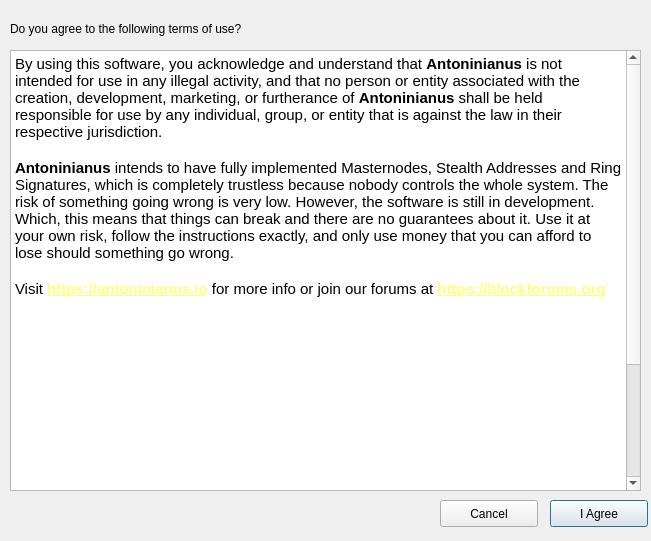
<?xml version="1.0" encoding="UTF-8"?>
<ui version="4.0">
 <class>TermsOfUse</class>
 <widget class="QDialog" name="TermsOfUse">
  <property name="geometry">
   <rect>
    <x>0</x>
    <y>0</y>
    <width>651</width>
    <height>541</height>
   </rect>
  </property>
  <property name="windowTitle">
   <string>Antoninianus - Terms of Use</string>
  </property>
  <widget class="QTextBrowser" name="textBrowser">
   <property name="geometry">
    <rect>
     <x>10</x>
     <y>50</y>
     <width>631</width>
     <height>441</height>
    </rect>
   </property>
   <property name="html">
    <string>&lt;!DOCTYPE HTML PUBLIC &quot;-//W3C//DTD HTML 4.0//EN&quot; &quot;http://www.w3.org/TR/REC-html40/strict.dtd&quot;&gt;
&lt;html&gt;&lt;head&gt;&lt;meta name=&quot;qrichtext&quot; content=&quot;1&quot; /&gt;&lt;style type=&quot;text/css&quot;&gt;
p, li { white-space: pre-wrap; }
&lt;/style&gt;&lt;/head&gt;&lt;body style=&quot; font-family:'MS Shell Dlg 2'; font-size:8.25pt; font-weight:400; font-style:normal;&quot;&gt;
&lt;p style=&quot; margin-top:0px; margin-bottom:0px; margin-left:0px; margin-right:0px; -qt-block-indent:0; text-indent:0px;&quot;&gt;&lt;span style=&quot; font-family:'Ubuntu'; font-size:11pt;&quot;&gt;By using this software, you acknowledge and understand that &lt;/span&gt;&lt;span style=&quot; font-family:'Ubuntu'; font-size:11pt; font-weight:600;&quot;&gt;Antoninianus&lt;/span&gt;&lt;span style=&quot; font-family:'Ubuntu'; font-size:11pt;&quot;&gt; is not intended for use in any illegal activity, and that no person or entity associated with the creation, development, marketing, or furtherance of &lt;/span&gt;&lt;span style=&quot; font-family:'Ubuntu'; font-size:11pt; font-weight:600;&quot;&gt;Antoninianus&lt;/span&gt;&lt;span style=&quot; font-family:'Ubuntu'; font-size:11pt;&quot;&gt; shall be held responsible for use by any individual, group, or entity that is against the law in their respective jurisdiction.&lt;/span&gt;&lt;/p&gt;
&lt;p style=&quot;-qt-paragraph-type:empty; margin-top:0px; margin-bottom:0px; margin-left:0px; margin-right:0px; -qt-block-indent:0; text-indent:0px; font-family:'Ubuntu'; font-size:11pt;&quot;&gt;&lt;br /&gt;&lt;/p&gt;
&lt;p style=&quot; margin-top:0px; margin-bottom:0px; margin-left:0px; margin-right:0px; -qt-block-indent:0; text-indent:0px;&quot;&gt;&lt;span style=&quot; font-family:'Ubuntu'; font-size:11pt; font-weight:600;&quot;&gt;Antoninianus&lt;/span&gt;&lt;span style=&quot; font-family:'Ubuntu'; font-size:11pt;&quot;&gt; intends to have fully implemented Masternodes, Stealth Addresses and Ring Signatures, which is completely trustless because nobody controls the whole system. The risk of something going wrong is very low. However, the software is still in development. Which, this means that things can break and there are no guarantees about it. Use it at your own risk, follow the instructions exactly, and only use money that you can afford to lose should something go wrong.&lt;/span&gt;&lt;/p&gt;
&lt;p style=&quot;-qt-paragraph-type:empty; margin-top:0px; margin-bottom:0px; margin-left:0px; margin-right:0px; -qt-block-indent:0; text-indent:0px; font-family:'Ubuntu'; font-size:11pt;&quot;&gt;&lt;br /&gt;&lt;/p&gt;
&lt;p style=&quot; margin-top:0px; margin-bottom:0px; margin-left:0px; margin-right:0px; -qt-block-indent:0; text-indent:0px;&quot;&gt;&lt;span style=&quot; font-family:'Ubuntu'; font-size:11pt;&quot;&gt;Visit &lt;/span&gt;&lt;a href=&quot;https://antoninianus.io&quot;&gt;&lt;span style=&quot; font-size:11pt; font-weight:600; text-decoration: underline; color:#ffff7f;&quot;&gt;https://antoninianus.io&lt;/span&gt;&lt;/a&gt;&lt;span style=&quot; font-family:'Ubuntu'; font-size:11pt;&quot;&gt; for more info or join our forums at &lt;/span&gt;&lt;a href=&quot;https://blockforums.org&quot;&gt;&lt;span style=&quot; font-size:11pt; font-weight:600; text-decoration: underline; color:#ffff7f;&quot;&gt;https://blockforums.org&lt;/span&gt;&lt;/a&gt;&lt;/p&gt;
&lt;p style=&quot;-qt-paragraph-type:empty; margin-top:0px; margin-bottom:0px; margin-left:0px; margin-right:0px; -qt-block-indent:0; text-indent:0px; font-size:11pt; font-weight:600; text-decoration: underline; color:#ffff7f;&quot;&gt;&lt;br /&gt;&lt;/p&gt;
&lt;p style=&quot;-qt-paragraph-type:empty; margin-top:0px; margin-bottom:0px; margin-left:0px; margin-right:0px; -qt-block-indent:0; text-indent:0px; font-size:8pt;&quot;&gt;&lt;br /&gt;&lt;/p&gt;
&lt;p style=&quot;-qt-paragraph-type:empty; margin-top:0px; margin-bottom:0px; margin-left:0px; margin-right:0px; -qt-block-indent:0; text-indent:0px; font-family:'Ubuntu'; font-size:11pt;&quot;&gt;&lt;br /&gt;&lt;/p&gt;
&lt;p style=&quot;-qt-paragraph-type:empty; margin-top:0px; margin-bottom:0px; margin-left:0px; margin-right:0px; -qt-block-indent:0; text-indent:0px; font-family:'Ubuntu'; font-size:11pt;&quot;&gt;&lt;br /&gt;&lt;/p&gt;
&lt;p style=&quot;-qt-paragraph-type:empty; margin-top:0px; margin-bottom:0px; margin-left:0px; margin-right:0px; -qt-block-indent:0; text-indent:0px; font-family:'Ubuntu'; font-size:11pt;&quot;&gt;&lt;br /&gt;&lt;/p&gt;
&lt;p style=&quot;-qt-paragraph-type:empty; margin-top:0px; margin-bottom:0px; margin-left:0px; margin-right:0px; -qt-block-indent:0; text-indent:0px; font-family:'Ubuntu'; font-size:11pt;&quot;&gt;&lt;br /&gt;&lt;/p&gt;
&lt;p style=&quot;-qt-paragraph-type:empty; margin-top:0px; margin-bottom:0px; margin-left:0px; margin-right:0px; -qt-block-indent:0; text-indent:0px; font-family:'Ubuntu'; font-size:11pt;&quot;&gt;&lt;br /&gt;&lt;/p&gt;
&lt;p style=&quot;-qt-paragraph-type:empty; margin-top:0px; margin-bottom:0px; margin-left:0px; margin-right:0px; -qt-block-indent:0; text-indent:0px; font-family:'Ubuntu'; font-size:11pt;&quot;&gt;&lt;br /&gt;&lt;/p&gt;
&lt;p style=&quot;-qt-paragraph-type:empty; margin-top:0px; margin-bottom:0px; margin-left:0px; margin-right:0px; -qt-block-indent:0; text-indent:0px; font-family:'Ubuntu'; font-size:11pt;&quot;&gt;&lt;br /&gt;&lt;/p&gt;
&lt;p style=&quot;-qt-paragraph-type:empty; margin-top:0px; margin-bottom:0px; margin-left:0px; margin-right:0px; -qt-block-indent:0; text-indent:0px; font-family:'Ubuntu'; font-size:11pt;&quot;&gt;&lt;br /&gt;&lt;/p&gt;
&lt;p style=&quot;-qt-paragraph-type:empty; margin-top:0px; margin-bottom:0px; margin-left:0px; margin-right:0px; -qt-block-indent:0; text-indent:0px; font-family:'Ubuntu'; font-size:11pt;&quot;&gt;&lt;br /&gt;&lt;/p&gt;
&lt;p style=&quot;-qt-paragraph-type:empty; margin-top:0px; margin-bottom:0px; margin-left:0px; margin-right:0px; -qt-block-indent:0; text-indent:0px; font-family:'Ubuntu'; font-size:11pt;&quot;&gt;&lt;br /&gt;&lt;/p&gt;
&lt;p style=&quot;-qt-paragraph-type:empty; margin-top:0px; margin-bottom:0px; margin-left:0px; margin-right:0px; -qt-block-indent:0; text-indent:0px; font-family:'Ubuntu'; font-size:11pt;&quot;&gt;&lt;br /&gt;&lt;/p&gt;
&lt;p style=&quot;-qt-paragraph-type:empty; margin-top:0px; margin-bottom:0px; margin-left:0px; margin-right:0px; -qt-block-indent:0; text-indent:0px; font-family:'Ubuntu'; font-size:11pt;&quot;&gt;&lt;br /&gt;&lt;/p&gt;
&lt;p style=&quot; margin-top:0px; margin-bottom:0px; margin-left:0px; margin-right:0px; -qt-block-indent:0; text-indent:0px;&quot;&gt;&lt;span style=&quot; font-family:'Ubuntu'; font-size:11pt; font-weight:600; font-style:italic;&quot;&gt;Credits:&lt;/span&gt;&lt;span style=&quot; font-family:'Ubuntu'; font-size:11pt; font-style:italic;&quot;&gt; kingcarsen, enkayz, thi3rryzz, I Can Haz Crypto, Buzzkillb, tinchopf, kawaiicrypto, skiMo, CircuitBreaker88 and everyone else who has helped to build/test/grow Antoninianus! &lt;/span&gt;&lt;span style=&quot; font-family:'Ubuntu'; font-size:11pt; font-style:italic; text-decoration: underline;&quot;&gt;Our community is fantastic and you all deserve to be mentioned here forever.&lt;/span&gt;&lt;span style=&quot; font-family:'Ubuntu'; font-size:11pt; font-style:italic;&quot;&gt; THANK YOU! FOR THE POWER OF THE PEOPLE! ANCIENT MONEY FOR A NEW WORLD!&lt;/span&gt;&lt;/p&gt;
&lt;p style=&quot;-qt-paragraph-type:empty; margin-top:0px; margin-bottom:0px; margin-left:0px; margin-right:0px; -qt-block-indent:0; text-indent:0px; font-family:'Ubuntu'; font-size:11pt;&quot;&gt;&lt;br /&gt;&lt;/p&gt;&lt;/body&gt;&lt;/html&gt;</string>
   </property>
  </widget>
  <widget class="QLabel" name="label">
   <property name="geometry">
    <rect>
     <x>10</x>
     <y>20</y>
     <width>631</width>
     <height>17</height>
    </rect>
   </property>
   <property name="text">
    <string>Do you agree to the following terms of use?</string>
   </property>
  </widget>
  <widget class="QPushButton" name="buttonAgree">
   <property name="geometry">
    <rect>
     <x>550</x>
     <y>500</y>
     <width>98</width>
     <height>27</height>
    </rect>
   </property>
   <property name="text">
    <string>I Agree</string>
   </property>
  </widget>
  <widget class="QPushButton" name="buttonCancel">
   <property name="geometry">
    <rect>
     <x>440</x>
     <y>500</y>
     <width>98</width>
     <height>27</height>
    </rect>
   </property>
   <property name="text">
    <string>Cancel</string>
   </property>
  </widget>
 </widget>
 <resources/>
 <connections/>
</ui>
